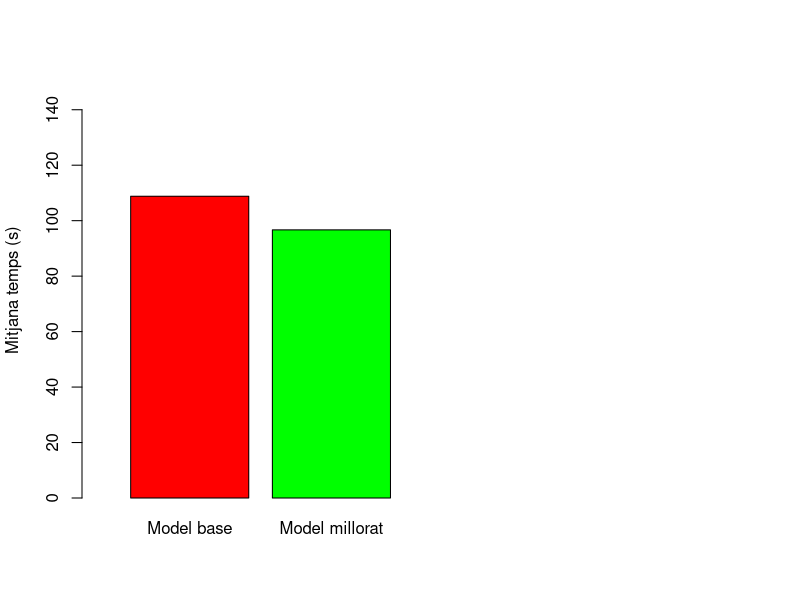

This figure's R source:
library(readr)

#Leer datos i mostrar su estructura. 
data <- read_delim("dades.csv", ";", escape_double = FALSE, trim_ws = TRUE)
str(data)

#Quitar valores NA
data <- na.omit(data)

#Convertir las columnas "grup" y "esquerra/dreta" a factor.
data$`Grup (BM o MB)` <- factor(data$`Grup (BM o MB)`)
data$`Esquerra/Dreta` <- factor(data$`Esquerra/Dreta`)

summary(data)

#Seleccionar columnas necesarias para este análisis. 
selectedData <- data[, c(-2:-4)]
str(selectedData)

# Análisis inicial - Visualización de los datos
meanBase <- mean(selectedData$`Temps model base (s)`)
meanImproved <- mean(selectedData$`Temps model millorat (s)`)

meanTable <- c(meanBase, meanImproved)
barplot(meanTable, ylim= c(0,150), 
        xlim=c(0,5.3), col=c('red', 'green'), 
        ylab ="Mitjana temps (s)",
        names.arg = c("Model base","Model millorat"))


